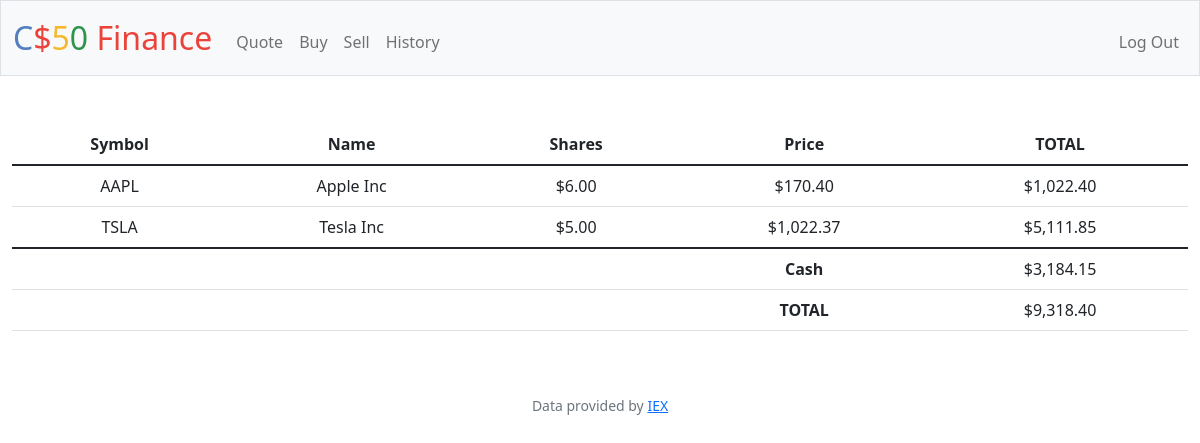
The page / (signed in) on the database its author committed.
### tables this page shows
CREATE TABLE transactions (
    id INTEGER PRIMARY KEY AUTOINCREMENT NOT NULL,
    user_id INTEGER NOT NULL,
    stock_name TEXT NOT NULL,
    shares INTEGER NOT NULL,
    price NUMERIC NOT NULL,
    bought_or_sold TEXT NOT NULL,
    symbol TEXT NOT NULL,
    time TIMESTAMP DEFAULT CURRENT_TIMESTAMP,
    FOREIGN KEY(user_id) REFERENCES users(id)
);

CREATE TABLE users (id INTEGER PRIMARY KEY AUTOINCREMENT NOT NULL, username TEXT NOT NULL, hash TEXT NOT NULL, cash NUMERIC NOT NULL DEFAULT 10000.00);

### app.py (the view)
@app.route("/")
@login_required
def index():
    user_id = session["user_id"]
    stocks = db.execute("SELECT symbol, price, stock_name, SUM(shares) as totalShares FROM transactions WHERE user_id = ? GROUP BY symbol", user_id)
    cash = db.execute("SELECT cash FROM users WHERE id = ?", user_id)[0]["cash"]
    grand_total = cash
    for stock in stocks:
        grand_total += (stock["price"] * stock["totalShares"])
    return render_template("index.html", stocks=stocks, cash=cash, grand_total=grand_total, usd=usd)

### app.py (called while the page is built)
@app.after_request
def after_request(response):
    response.headers["Cache-Control"] = "no-cache, no-store, must-revalidate"
    response.headers["Expires"] = 0
    response.headers["Pragma"] = "no-cache"
    return response

### helpers.py (called while the page is built)
def login_required(f):
    @wraps(f)
    def decorated_function(*args, **kwargs):
        if session.get("user_id") is None:
            return redirect("/login")
        return f(*args, **kwargs)
    return decorated_function

def usd(value):
    return f"${value:,.2f}"

### templates/index.html (shortened to what this page needs)
{% extends "layout.html" %}
{% block main %}
    <table class="table">
        <thead>
            <tr>
                <th>Symbol</th>
                <th>Name</th>
                <th>Shares</th>
                <th>Price</th>
                <th>TOTAL</th>
            </tr>
        </thead>
        <tbody>
            {% for stock in stocks %}
            <tr>
                <td>{{ stock["symbol"] }}</td>
                <td>{{ stock["stock_name"] }}</td>
                <td>{{ usd(stock["totalShares"]) }}</td>
                <td>{{ usd(stock["price"]) }}</td>
                <td>{{ usd(stock["totalShares"] * stock["price"]) }}</td>
            </tr>
            {% endfor %}
        </tbody>
        <tfoot>
            <tr>
                <td colspan="3"></td>
                <td><strong>Cash</strong></td>
                <td>{{ usd(cash)}}</td>
            </tr>
            <tr>
                <td colspan="3"></td>
                <td><strong>TOTAL</strong></td>
                <td>{{ usd(grand_total)}}</td>
            </tr>
        </tfoot>
    </table>
{% endblock %}

### templates/layout.html (shortened to what this page needs)
<!DOCTYPE html>
<html lang="en">
    <head>
        <link href="https://cdn.jsdelivr.net/npm/bootstrap@5.1.3/dist/css/bootstrap.min.css" rel="stylesheet">
        <link href="/static/styles.css" rel="stylesheet">
    </head>
    <body>
        <nav class="bg-light border navbar navbar-expand-md navbar-light">
            <div class="container-fluid">
                <a class="navbar-brand" href="/"><span class="blue">C</span><span class="red">$</span><span class="yellow">5</span><span class="green">0</span> <span class="red">Finance</span></a>
                <div class="collapse navbar-collapse" id="navbar">
                    {% if session["user_id"] %}
                        <ul class="navbar-nav me-auto mt-2">
                            <li class="nav-item"><a class="nav-link" href="/quote">Quote</a></li>
                            <li class="nav-item"><a class="nav-link" href="/buy">Buy</a></li>
                            <li class="nav-item"><a class="nav-link" href="/sell">Sell</a></li>
                            <li class="nav-item"><a class="nav-link" href="/history">History</a></li>
                        </ul>
                        <ul class="navbar-nav ms-auto mt-2">
                            <li class="nav-item"><a class="nav-link" href="/logout">Log Out</a></li>
                        </ul>
                    {% else %}
                        <ul class="navbar-nav ms-auto mt-2">
                            <li class="nav-item"><a class="nav-link" href="/register">Register</a></li>
                            <li class="nav-item"><a class="nav-link" href="/login">Log In</a></li>
                        </ul>
                    {% endif %}
                </div>
            </div>
        </nav>
        <main class="container-fluid py-5 text-center">
            {% block main %}{% endblock %}
        </main>
        <footer class="mb-5 small text-center text-muted">
            Data provided by <a href="https://iexcloud.io/">IEX</a>
        </footer>
    </body>
</html>

### static/styles.css (style rules this page uses)
nav .navbar-brand { font-size: xx-large; }
nav .navbar-brand .blue { color: #537fbe; }
nav .navbar-brand .red { color: #ea433b; }
nav .navbar-brand .yellow { color: #f5b82e; }
nav .navbar-brand .green { color: #2e944b; }

### rows shown on the page
transactions: symbol "TSLA", stock_name "Tesla Inc", shares "$5.00", price "$1,022.37", totalShares "$5,111.85"
users: cash "$3,184.15"

### other values the page prints
{{ stock["symbol"] }} "AAPL"
{{ stock["stock_name"] }} "Apple Inc"
{{ usd(stock["totalShares"]) }} "$6.00"
{{ usd(stock["price"]) }} "$170.40"
{{ usd(stock["totalShares"] * stock["price"]) }} "$1,022.40"
{{ usd(grand_total) }} "$9,318.40"
